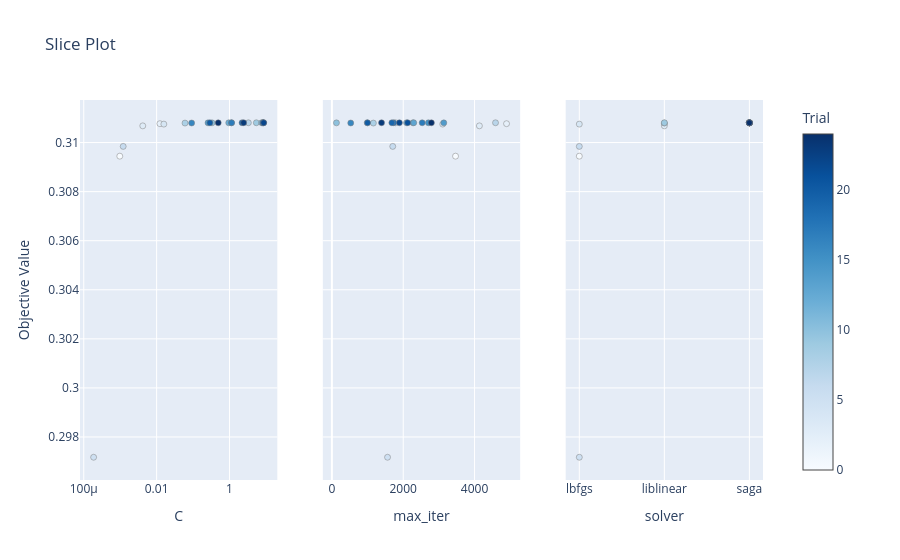

Notebook source saved alongside this figure:
### Code cell
optuna.visualization.plot_slice(study)

### Figure 1 — Plotly figure (JSON) as saved in the notebook; plotly's stock layout.template omitted (floating-point values rounded to 4 significant figures)
{"data": [{"marker": {"color": [0, 1, 2, 3, 4, 5, 6, 7, 8, 9, 10, 11, 12, 13, 14, 15, 16, 17, 18, 19, 20, 21, 22, 23, 24], "colorbar": {"title": {"text": "Trial"}, "x": 1.0, "xpad": 40}, "colorscale": [[0.0, "rgb(247,251,255)"], [0.125, "rgb(222,235,247)"], [0.25, "rgb(198,219,239)"], [0.375, "rgb(158,202,225)"], [0.5, "rgb(107,174,214)"], [0.625, "rgb(66,146,198)"], [0.75, "rgb(33,113,181)"], [0.875, "rgb(8,81,156)"], [1.0, "rgb(8,48,107)"]], "line": {"color": "Grey", "width": 0.5}, "showscale": true}, "mode": "markers", "name": "Feasible Trial", "showlegend": false, "x": [0.0009747, 7.974, 0.01232, 0.004164, 0.01576, 0.0001865, 0.001209, 3.292, 0.06008, 5.437, 0.3308, 7.643, 0.9521, 8.297, 0.2571, 1.128, 0.09137, 1.142, 8.265, 2.206, 0.2895, 8.608, 8.666, 2.444, 0.4897], "y": [0.3094, 0.3108, 0.3108, 0.3107, 0.3108, 0.2972, 0.3098, 0.3108, 0.3108, 0.3108, 0.3108, 0.3108, 0.3108, 0.3108, 0.3108, 0.3108, 0.3108, 0.3108, 0.3108, 0.3108, 0.3108, 0.3108, 0.3108, 0.3108, 0.3108], "type": "scatter", "xaxis": "x", "yaxis": "y"}, {"marker": {"color": [0, 1, 2, 3, 4, 5, 6, 7, 8, 9, 10, 11, 12, 13, 14, 15, 16, 17, 18, 19, 20, 21, 22, 23, 24], "colorbar": {"title": {"text": "Trial"}, "x": 1.0, "xpad": 40}, "colorscale": [[0.0, "rgb(247,251,255)"], [0.125, "rgb(222,235,247)"], [0.25, "rgb(198,219,239)"], [0.375, "rgb(158,202,225)"], [0.5, "rgb(107,174,214)"], [0.625, "rgb(66,146,198)"], [0.75, "rgb(33,113,181)"], [0.875, "rgb(8,81,156)"], [1.0, "rgb(8,48,107)"]], "line": {"color": "Grey", "width": 0.5}, "showscale": false}, "mode": "markers", "name": "Feasible Trial", "showlegend": false, "x": [3467, 1785, 4897, 4136, 3107, 1560, 1706, 4588, 1163, 990, 128, 2093, 2272, 2295, 3138, 2705, 528, 2531, 1733, 1681, 999, 2124, 1893, 1392, 2790], "y": [0.3094, 0.3108, 0.3108, 0.3107, 0.3108, 0.2972, 0.3098, 0.3108, 0.3108, 0.3108, 0.3108, 0.3108, 0.3108, 0.3108, 0.3108, 0.3108, 0.3108, 0.3108, 0.3108, 0.3108, 0.3108, 0.3108, 0.3108, 0.3108, 0.3108], "type": "scatter", "xaxis": "x2", "yaxis": "y2"}, {"marker": {"color": [0, 1, 2, 3, 4, 5, 6, 7, 8, 9, 10, 11, 12, 13, 14, 15, 16, 17, 18, 19, 20, 21, 22, 23, 24], "colorbar": {"title": {"text": "Trial"}, "x": 1.0, "xpad": 40}, "colorscale": [[0.0, "rgb(247,251,255)"], [0.125, "rgb(222,235,247)"], [0.25, "rgb(198,219,239)"], [0.375, "rgb(158,202,225)"], [0.5, "rgb(107,174,214)"], [0.625, "rgb(66,146,198)"], [0.75, "rgb(33,113,181)"], [0.875, "rgb(8,81,156)"], [1.0, "rgb(8,48,107)"]], "line": {"color": "Grey", "width": 0.5}, "showscale": false}, "mode": "markers", "name": "Feasible Trial", "showlegend": false, "x": ["lbfgs", "saga", "liblinear", "liblinear", "lbfgs", "lbfgs", "lbfgs", "saga", "liblinear", "liblinear", "saga", "saga", "saga", "saga", "saga", "saga", "saga", "saga", "saga", "saga", "saga", "saga", "saga", "saga", "saga"], "y": [0.3094, 0.3108, 0.3108, 0.3107, 0.3108, 0.2972, 0.3098, 0.3108, 0.3108, 0.3108, 0.3108, 0.3108, 0.3108, 0.3108, 0.3108, 0.3108, 0.3108, 0.3108, 0.3108, 0.3108, 0.3108, 0.3108, 0.3108, 0.3108, 0.3108], "type": "scatter", "xaxis": "x3", "yaxis": "y3"}], "layout": {"xaxis": {"anchor": "y", "domain": [0.0, 0.2889], "title": {"text": "C"}, "type": "log"}, "yaxis": {"anchor": "x", "domain": [0.0, 1.0], "title": {"text": "Objective Value"}}, "xaxis2": {"anchor": "y2", "domain": [0.3556, 0.6444], "title": {"text": "max_iter"}}, "yaxis2": {"anchor": "x2", "domain": [0.0, 1.0], "matches": "y", "showticklabels": false}, "xaxis3": {"anchor": "y3", "domain": [0.7111, 1.0], "title": {"text": "solver"}, "type": "category", "categoryorder": "array", "categoryarray": ["lbfgs", "liblinear", "saga"]}, "yaxis3": {"anchor": "x3", "domain": [0.0, 1.0], "matches": "y", "showticklabels": false}, "title": {"text": "Slice Plot"}}}
